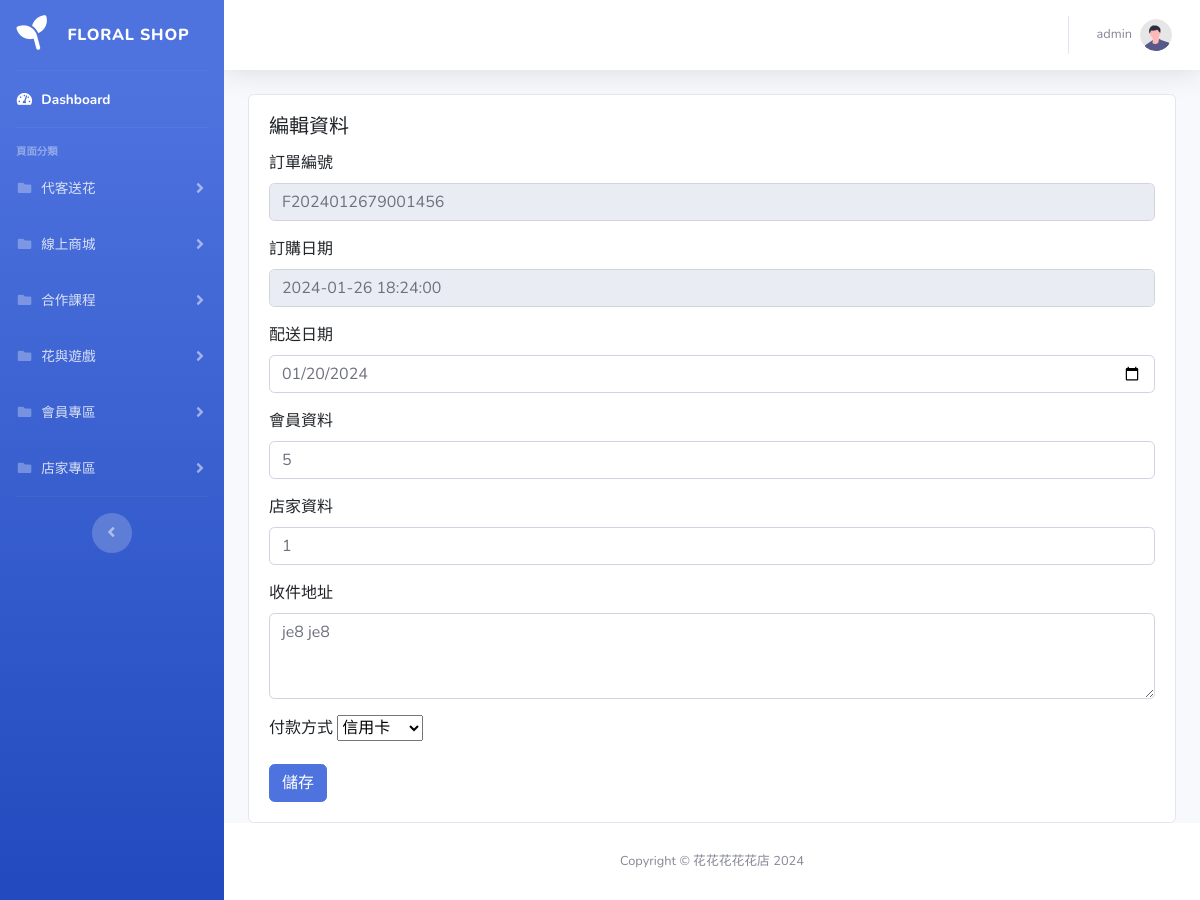
Page /pages/custom/edit.php?order_id=F2024012679001456 on the committed database.
### tables this page shows
CREATE TABLE `custom_orders` (
  `sid` int(11) NOT NULL,
  `order_id` varchar(255) DEFAULT NULL,
  `order_date` datetime DEFAULT NULL,
  `delivery_date` date DEFAULT NULL,
  `member_id` int(11) DEFAULT NULL,
  `store_id` int(11) DEFAULT NULL,
  `shipping_id` int(11) DEFAULT NULL,
  `sender_name` varchar(255) DEFAULT NULL,
  `sender_tel` varchar(255) DEFAULT NULL,
  `recipient_name` varchar(255) DEFAULT NULL,
  `recipient_tel` varchar(255) DEFAULT NULL,
  `recipient_address` varchar(255) DEFAULT NULL,
  `payment_method` int(11) DEFAULT NULL,
  `shipping_method` int(11) DEFAULT NULL,
  `shipping_status` int(11) DEFAULT NULL,
  `order_status` int(11) DEFAULT NULL
);

### pages/custom/edit.php (the view, shortened to what this page needs)
<?php require '../parts/db_connect.php';
$order_id = isset($_GET['order_id']) ? $_GET['order_id'] : '';
$sql_orders = "SELECT * FROM custom_orders WHERE order_id = :order_id";
$stmt_orders = $pdo->prepare($sql_orders);
$stmt_orders->bindParam(':order_id', $order_id, PDO::PARAM_STR);
$stmt_orders->execute();
$row = $stmt_orders->fetch(PDO::FETCH_ASSOC);
?>
<?php include '../parts/html-head.php' ?>
<body id="page-top">
    <div id="wrapper">
        <?php include '../parts/navbar.php' ?>
        <div id="content-wrapper" class="d-flex flex-column">
            <div id="content">
                <?php include '../parts/navtop.php' ?>
                <div class="container">
                    <div class="card">
                        <div class="card-body">
                            <h5 class="card-title">編輯資料</h5>
                            <form name="form1" method="post" onsubmit="sendForm(event)" id="form1">
                                <div class="mb-3">
                                    <label class="form-label" for="order_id">訂單編號</label>
                                    <input type="text" class="form-control" id="order_id" disabled name="order_id"
                                        value="<?= $row['order_id'] ?>">
                                </div>
                                <div class="mb-3">
                                    <label for="order_date" class="form-label">訂購日期</label>
                                    <input type="datetime" class="form-control" id="order_date" name="order_date"
                                        value="<?= $row['order_date'] ?>" disabled>
                                </div>
                                <div class="mb-3">
                                    <label for="delivery_date" class="form-label">配送日期</label>
                                    <input type="date" class="form-control" id="delivery_date" name="delivery_date"
                                        value="<?= $row['delivery_date'] ?>">
                                </div>
                                <div class="mb-3">
                                    <label for="member_id" class="form-label">會員資料</label>
                                    <input type="text" class="form-control" id="member_id" name="member_id"
                                        value="<?= $row['member_id'] ?>">
                                </div>
                                <div class="mb-3">
                                    <label for="store_id" class="form-label">店家資料</label>
                                    <input type="text" class="form-control" id="store_id" name="store_id"
                                        value="<?= $row['store_id'] ?>">
                                </div>
                                <div class="mb-3">
                                    <label for="recipient_address" class="form-label">收件地址</label>
                                    <textarea class="form-control" name="recipient_address" id="recipient_address"
                                        cols="30" rows="3"><?= $row['recipient_address'] ?></textarea>
                                </div>
                                <div class="mb-3">
                                    <label for="payment_method" class="form-label">付款方式</label>
                                    <select id="payment_method" name="payment_method">
                                        <option value="1" <?php echo ($row['payment_method'] == 1) ? 'selected' : ''; ?>>
                                            信用卡
                                        </option>
                                    </select>
                                </div>
                                <button type="submit" class="btn btn-primary">儲存</button>
                            </form>
                        </div>
                    </div>
                </div>
            </div>
            <?php include '../parts/footer.php' ?>
        </div>
    </div>
    <?php include '../parts/html-foot.php' ?>

### rows in the picture
custom_orders: order_id "F2024012679001456", order_date "2024-01-26 18:24:00", delivery_date "01/20/2024", member_id "5", store_id "1", recipient_address "je8 je8", payment_method "信用卡"
